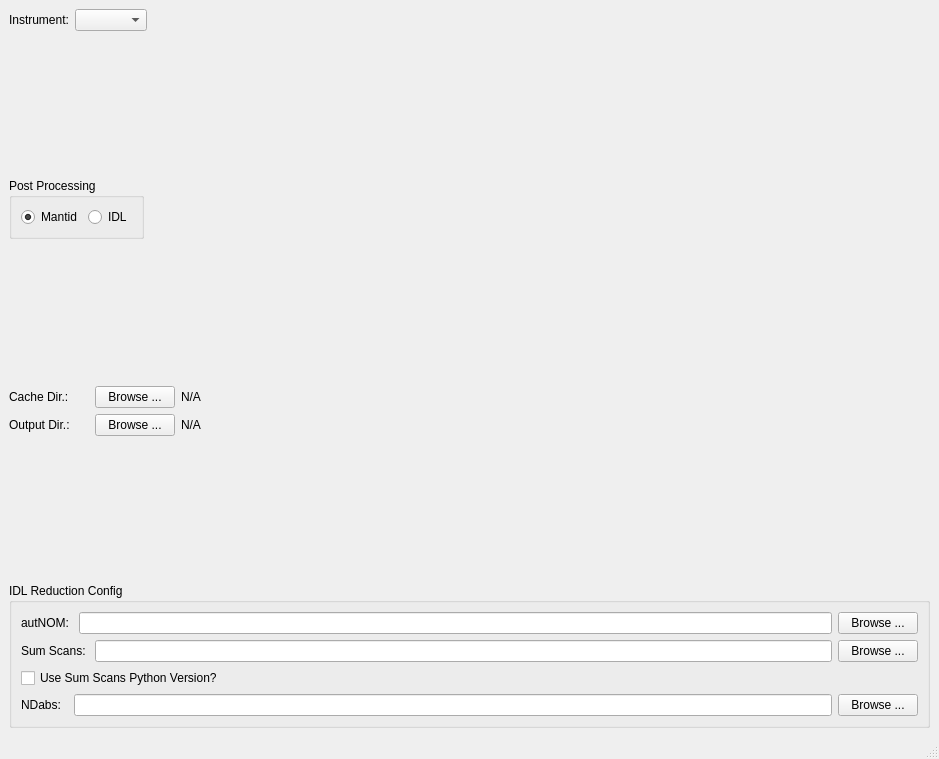
<?xml version="1.0" encoding="UTF-8"?>
<ui version="4.0">
 <class>MainWindow</class>
 <widget class="QMainWindow" name="MainWindow">
  <property name="geometry">
   <rect>
    <x>0</x>
    <y>0</y>
    <width>939</width>
    <height>759</height>
   </rect>
  </property>
  <property name="windowTitle">
   <string>Settings</string>
  </property>
  <widget class="QWidget" name="centralwidget">
   <layout class="QVBoxLayout" name="verticalLayout_3">
    <item>
     <layout class="QHBoxLayout" name="horizontalLayout_2">
      <item>
       <widget class="QLabel" name="label">
        <property name="text">
         <string>Instrument:</string>
        </property>
       </widget>
      </item>
      <item>
       <widget class="QComboBox" name="instrument_comboBox"/>
      </item>
      <item>
       <spacer name="horizontalSpacer_2">
        <property name="orientation">
         <enum>Qt::Horizontal</enum>
        </property>
        <property name="sizeHint" stdset="0">
         <size>
          <width>40</width>
          <height>20</height>
         </size>
        </property>
       </spacer>
      </item>
     </layout>
    </item>
    <item>
     <spacer name="verticalSpacer_4">
      <property name="orientation">
       <enum>Qt::Vertical</enum>
      </property>
      <property name="sizeHint" stdset="0">
       <size>
        <width>20</width>
        <height>40</height>
       </size>
      </property>
     </spacer>
    </item>
    <item>
     <layout class="QHBoxLayout" name="horizontalLayout">
      <item>
       <widget class="QGroupBox" name="groupBox">
        <property name="title">
         <string>Post Processing</string>
        </property>
        <layout class="QHBoxLayout" name="horizontalLayout_5">
         <item>
          <widget class="QRadioButton" name="mantid_post_processing_button">
           <property name="text">
            <string>Mantid</string>
           </property>
           <property name="checked">
            <bool>true</bool>
           </property>
          </widget>
         </item>
         <item>
          <widget class="QRadioButton" name="idl_post_processing_button">
           <property name="text">
            <string>IDL</string>
           </property>
           <property name="checked">
            <bool>false</bool>
           </property>
          </widget>
         </item>
        </layout>
       </widget>
      </item>
      <item>
       <spacer name="horizontalSpacer">
        <property name="orientation">
         <enum>Qt::Horizontal</enum>
        </property>
        <property name="sizeHint" stdset="0">
         <size>
          <width>40</width>
          <height>20</height>
         </size>
        </property>
       </spacer>
      </item>
     </layout>
    </item>
    <item>
     <spacer name="verticalSpacer_3">
      <property name="orientation">
       <enum>Qt::Vertical</enum>
      </property>
      <property name="sizeHint" stdset="0">
       <size>
        <width>20</width>
        <height>40</height>
       </size>
      </property>
     </spacer>
    </item>
    <item>
     <layout class="QHBoxLayout" name="horizontalLayout_3">
      <item>
       <widget class="QLabel" name="label_2">
        <property name="minimumSize">
         <size>
          <width>80</width>
          <height>0</height>
         </size>
        </property>
        <property name="maximumSize">
         <size>
          <width>80</width>
          <height>16777215</height>
         </size>
        </property>
        <property name="text">
         <string>Cache Dir.:</string>
        </property>
       </widget>
      </item>
      <item>
       <widget class="QPushButton" name="cache_dir_button">
        <property name="minimumSize">
         <size>
          <width>80</width>
          <height>0</height>
         </size>
        </property>
        <property name="maximumSize">
         <size>
          <width>80</width>
          <height>16777215</height>
         </size>
        </property>
        <property name="text">
         <string>Browse ...</string>
        </property>
       </widget>
      </item>
      <item>
       <widget class="QLabel" name="cache_dir_label">
        <property name="text">
         <string>N/A</string>
        </property>
       </widget>
      </item>
     </layout>
    </item>
    <item>
     <layout class="QHBoxLayout" name="horizontalLayout_4">
      <item>
       <widget class="QLabel" name="label_4">
        <property name="minimumSize">
         <size>
          <width>80</width>
          <height>0</height>
         </size>
        </property>
        <property name="maximumSize">
         <size>
          <width>80</width>
          <height>16777215</height>
         </size>
        </property>
        <property name="text">
         <string>Output Dir.:</string>
        </property>
       </widget>
      </item>
      <item>
       <widget class="QPushButton" name="output_dir_button">
        <property name="minimumSize">
         <size>
          <width>80</width>
          <height>0</height>
         </size>
        </property>
        <property name="maximumSize">
         <size>
          <width>80</width>
          <height>16777215</height>
         </size>
        </property>
        <property name="text">
         <string>Browse ...</string>
        </property>
       </widget>
      </item>
      <item>
       <widget class="QLabel" name="output_dir_label">
        <property name="text">
         <string>N/A</string>
        </property>
       </widget>
      </item>
     </layout>
    </item>
    <item>
     <spacer name="verticalSpacer_2">
      <property name="orientation">
       <enum>Qt::Vertical</enum>
      </property>
      <property name="sizeHint" stdset="0">
       <size>
        <width>20</width>
        <height>40</height>
       </size>
      </property>
     </spacer>
    </item>
    <item>
     <widget class="QGroupBox" name="idl_config_group_box">
      <property name="title">
       <string>IDL Reduction Config</string>
      </property>
      <layout class="QVBoxLayout" name="verticalLayout_2">
       <item>
        <layout class="QVBoxLayout" name="verticalLayout_4">
         <item>
          <layout class="QHBoxLayout" name="horizontalLayout_7">
           <item>
            <widget class="QLabel" name="autoNOM_path_label">
             <property name="text">
              <string>autNOM: </string>
             </property>
            </widget>
           </item>
           <item>
            <widget class="QLineEdit" name="autoNOM_path_line_edit"/>
           </item>
           <item>
            <widget class="QPushButton" name="autoNOM_path_browse_button">
             <property name="text">
              <string>Browse ...</string>
             </property>
            </widget>
           </item>
          </layout>
         </item>
         <item>
          <layout class="QHBoxLayout" name="horizontalLayout_6">
           <item>
            <widget class="QLabel" name="sum_scans_path_label">
             <property name="text">
              <string>Sum Scans: </string>
             </property>
            </widget>
           </item>
           <item>
            <widget class="QLineEdit" name="sum_scans_path_line_edit"/>
           </item>
           <item>
            <widget class="QPushButton" name="sum_scans_path_browse_button">
             <property name="text">
              <string>Browse ...</string>
             </property>
            </widget>
           </item>
          </layout>
         </item>
         <item>
          <widget class="QCheckBox" name="sum_scans_python_version_checkbox">
           <property name="text">
            <string>Use Sum Scans Python Version?</string>
           </property>
          </widget>
         </item>
         <item>
          <layout class="QHBoxLayout" name="horizontalLayout_8">
           <item>
            <widget class="QLabel" name="ndabs_path_label">
             <property name="text">
              <string>NDabs:  </string>
             </property>
            </widget>
           </item>
           <item>
            <widget class="QLineEdit" name="ndabs_path_line_edit"/>
           </item>
           <item>
            <widget class="QPushButton" name="ndabs_path_browse_button">
             <property name="text">
              <string>Browse ...</string>
             </property>
            </widget>
           </item>
          </layout>
         </item>
        </layout>
       </item>
      </layout>
     </widget>
    </item>
   </layout>
  </widget>
  <widget class="QMenuBar" name="menubar">
   <property name="geometry">
    <rect>
     <x>0</x>
     <y>0</y>
     <width>939</width>
     <height>20</height>
    </rect>
   </property>
  </widget>
  <widget class="QStatusBar" name="statusbar"/>
 </widget>
 <resources/>
 <connections>
  <connection>
   <sender>idl_post_processing_button</sender>
   <signal>clicked()</signal>
   <receiver>MainWindow</receiver>
   <slot>post_processing_clicked()</slot>
   <hints>
    <hint type="sourcelabel">
     <x>143</x>
     <y>149</y>
    </hint>
    <hint type="destinationlabel">
     <x>194</x>
     <y>218</y>
    </hint>
   </hints>
  </connection>
  <connection>
   <sender>mantid_post_processing_button</sender>
   <signal>clicked()</signal>
   <receiver>MainWindow</receiver>
   <slot>post_processing_clicked()</slot>
   <hints>
    <hint type="sourcelabel">
     <x>83</x>
     <y>149</y>
    </hint>
    <hint type="destinationlabel">
     <x>196</x>
     <y>175</y>
    </hint>
   </hints>
  </connection>
  <connection>
   <sender>instrument_comboBox</sender>
   <signal>currentIndexChanged(int)</signal>
   <receiver>MainWindow</receiver>
   <slot>instrument_changed()</slot>
   <hints>
    <hint type="sourcelabel">
     <x>129</x>
     <y>41</y>
    </hint>
    <hint type="destinationlabel">
     <x>260</x>
     <y>50</y>
    </hint>
   </hints>
  </connection>
  <connection>
   <sender>cache_dir_button</sender>
   <signal>clicked()</signal>
   <receiver>MainWindow</receiver>
   <slot>cache_dir_button_clicked()</slot>
   <hints>
    <hint type="sourcelabel">
     <x>175</x>
     <y>227</y>
    </hint>
    <hint type="destinationlabel">
     <x>562</x>
     <y>109</y>
    </hint>
   </hints>
  </connection>
  <connection>
   <sender>output_dir_button</sender>
   <signal>clicked()</signal>
   <receiver>MainWindow</receiver>
   <slot>output_dir_button_clicked()</slot>
   <hints>
    <hint type="sourcelabel">
     <x>175</x>
     <y>261</y>
    </hint>
    <hint type="destinationlabel">
     <x>124</x>
     <y>209</y>
    </hint>
   </hints>
  </connection>
 </connections>
 <slots>
  <slot>post_processing_clicked()</slot>
  <slot>instrument_changed()</slot>
  <slot>cache_dir_button_clicked()</slot>
  <slot>output_dir_button_clicked()</slot>
  <slot>add_key_value()</slot>
  <slot>remove_key_value_selected()</slot>
 </slots>
</ui>
